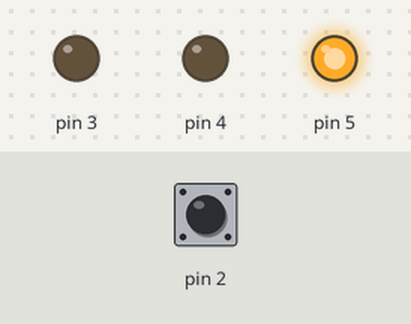
The sketch below on a simulated Arduino Uno, built with avr-gcc and run on an emulated ATmega328P. On the bench: output pins drawn as LEDs (lit = HIGH). The test bench sets the inputs (shaded band); at power-on: pin 2 HIGH.

Above: at 1.5 s.
1.6 s: pin 2 pulled LOW for 0.3 s
At 2.02 s:
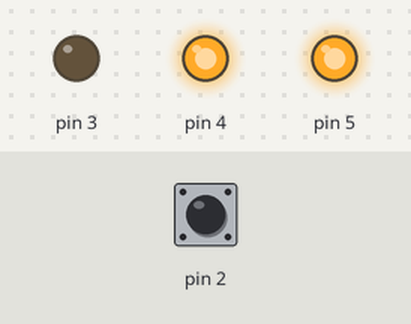
3.4 s: pin 2 pulled LOW for 3.2 s
At 3.8 s:
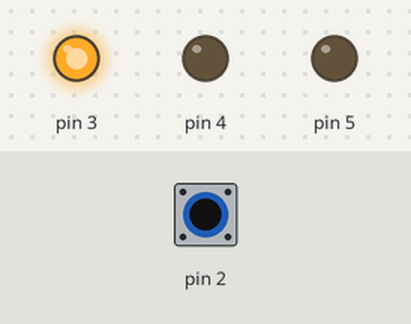
Timing chart, 0 to 8.4 s (numbered marks = the images above; inputs shaded):
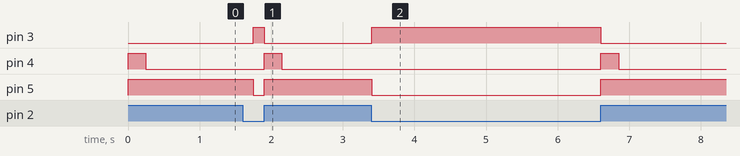

The sketch:

spaceshipInterface.ino
```cpp
int switchState = 0;

void setup() {
	// Set LED pins to OUTPUT
	pinMode(3, OUTPUT);
	pinMode(4, OUTPUT);
	pinMode(5, OUTPUT);

	// Set button pin to INPUT
	pinMode(2, INPUT);
}

void loop() {
	switchState = digitalRead(2);	// Sets switchStare to the state of the button.

	if (switchState == LOW)
	{
		// The button is not pressed
		digitalWrite(3, HIGH);		// Turn on green led
		digitalWrite(4, LOW);		// Turn off red led 1
		digitalWrite(5, LOW);		// Tun off red led 2
	}
	else
	{
		// The button is pressed
		digitalWrite(3, LOW);		// Turn off green led
		digitalWrite(4, HIGH);		// Turn on red led 1
		digitalWrite(5, HIGH);		// Turn on red led 2

		delay(250);
		flashRedLeds();
	}
}

void flashRedLeds()
{
	while (switchState == HIGH)
	{
		digitalWrite(4, LOW);
		digitalWrite(5, HIGH);
		delay(250);					// Wail for 0.25 seconds
		digitalWrite(4, HIGH);
		digitalWrite(5, LOW);
		switchState = digitalRead(2);
	}
}
```

Measured:
- after the input at 1.6 s, pin 3: LOW → HIGH after 0.15 s, → LOW 0.15 s later; pin 4: LOW → HIGH after 0.30 s, → LOW 0.25 s later; pin 5: HIGH → LOW after 0.15 s, → HIGH 0.15 s later
- after the input at 3.4 s, pin 3: LOW → HIGH at once, → LOW 3.2 s later; pin 4: LOW → HIGH after 3.2 s, → LOW 0.25 s later; pin 5: HIGH → LOW at once, → HIGH 3.2 s later
